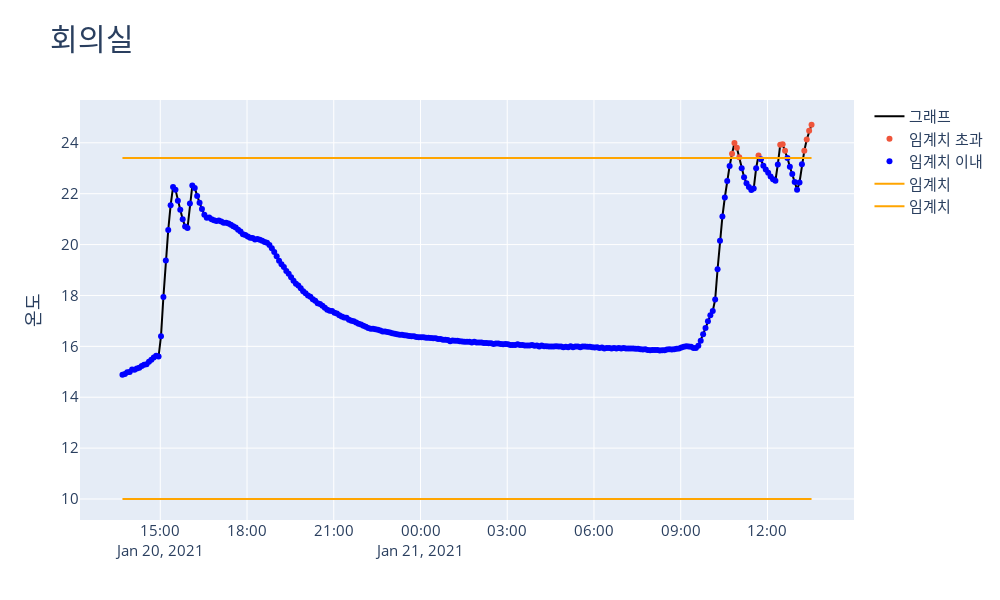
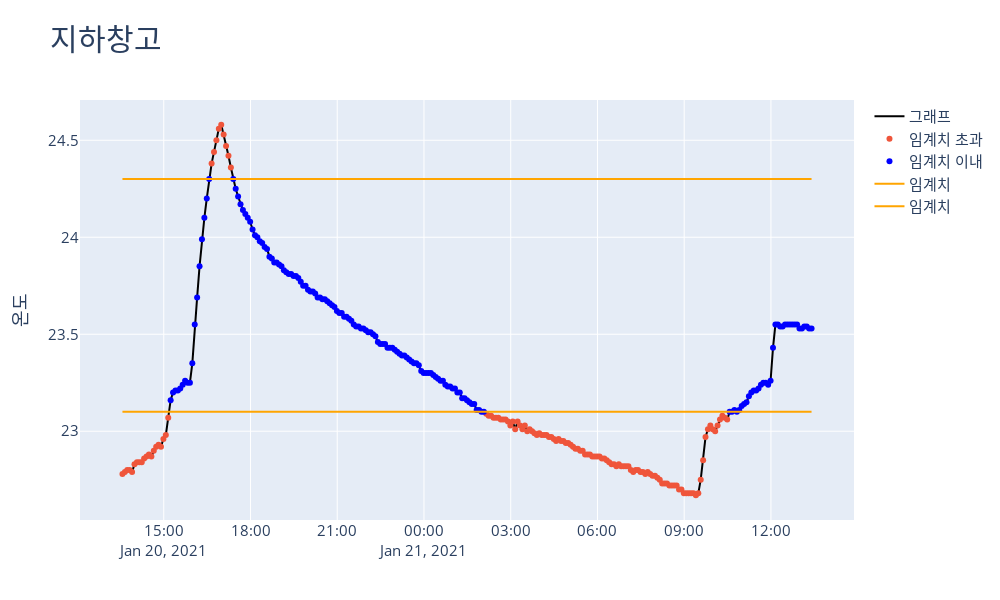

The notebook cell saved with these charts, in order:
### Code cell
a = dev_sen_mac('회의실',4528458,'3fa6d40e4461cd250a683b86eed42bad',23.4,10)
b = dev_sen_mac('지하창고',4528458,'3fa6d40e4461cd250a683b86eed42bad',24.3,23.1)

### Figure 1 — Plotly figure (JSON) as saved in the notebook; plotly's stock layout.template omitted (floating-point values rounded to 4 significant figures; data arrays with more than 128 entries replaced by an {"elided": "..."} marker saying what was removed)
{"data": [{"line": {"color": "black"}, "mode": "lines", "name": "그래프", "type": "scatter", "x": {"elided": "287 str values"}, "y": {"elided": "287 float values"}}, {"mode": "markers", "name": "임계치 초과", "type": "scatter", "x": ["2021-01-21T10:46:30", "2021-01-21T10:51:30", "2021-01-21T10:56:30", "2021-01-21T11:01:30", "2021-01-21T11:41:30", "2021-01-21T12:26:30", "2021-01-21T12:31:30", "2021-01-21T12:36:30", "2021-01-21T13:16:30", "2021-01-21T13:21:30", "2021-01-21T13:26:30", "2021-01-21T13:31:30"], "y": [23.57, 23.99, 23.81, 23.43, 23.5, 23.92, 23.94, 23.69, 23.69, 24.13, 24.47, 24.71]}, {"marker": {"color": "Blue"}, "mode": "markers", "name": "임계치 이내", "type": "scatter", "x": {"elided": "275 str values"}, "y": {"elided": "275 float values"}}, {"line": {"color": "Orange"}, "mode": "lines", "name": "임계치", "type": "scatter", "x": {"elided": "287 str values"}, "y": {"elided": "287 float values"}}, {"line": {"color": "Orange"}, "mode": "lines", "name": "임계치", "type": "scatter", "x": {"elided": "287 str values"}, "y": {"elided": "287 int values"}}], "layout": {"font": {"size": 15}, "height": 600, "title": {"font": {"size": 30}, "text": "회의실"}, "width": 1000, "yaxis": {"title": {"text": "온도"}}}}

### Figure 2 — Plotly figure (JSON) as saved in the notebook; plotly's stock layout.template omitted (floating-point values rounded to 4 significant figures; data arrays with more than 128 entries replaced by an {"elided": "..."} marker saying what was removed)
{"data": [{"line": {"color": "black"}, "mode": "lines", "name": "그래프", "type": "scatter", "x": {"elided": "287 str values"}, "y": {"elided": "287 float values"}}, {"mode": "markers", "name": "임계치 초과", "type": "scatter", "x": {"elided": "130 str values"}, "y": {"elided": "130 float values"}}, {"marker": {"color": "Blue"}, "mode": "markers", "name": "임계치 이내", "type": "scatter", "x": {"elided": "157 str values"}, "y": {"elided": "157 float values"}}, {"line": {"color": "Orange"}, "mode": "lines", "name": "임계치", "type": "scatter", "x": {"elided": "287 str values"}, "y": {"elided": "287 float values"}}, {"line": {"color": "Orange"}, "mode": "lines", "name": "임계치", "type": "scatter", "x": {"elided": "287 str values"}, "y": {"elided": "287 float values"}}], "layout": {"font": {"size": 15}, "height": 600, "title": {"font": {"size": 30}, "text": "지하창고"}, "width": 1000, "yaxis": {"title": {"text": "온도"}}}}
